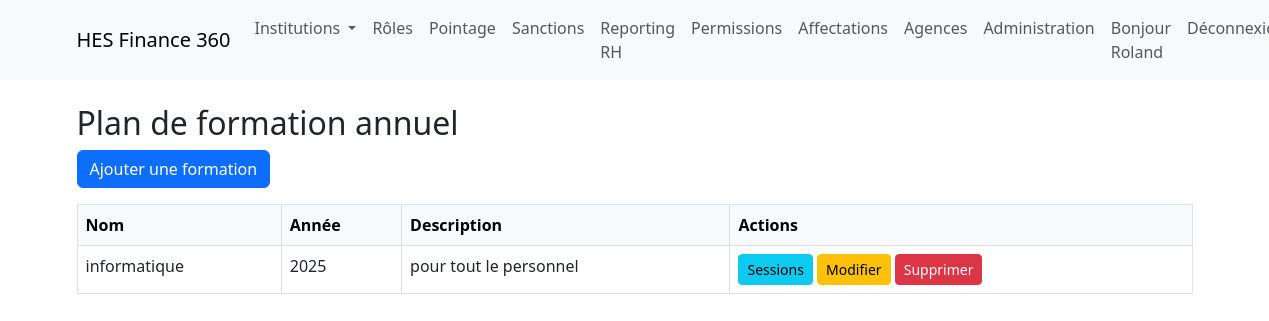
The page /rh/formations/ (signed in) on the database its author committed.
### rh/models.py (models this page shows, shortened)
class Formation(models.Model):
    nom = models.CharField(max_length=200)
    description = models.TextField(blank=True, null=True)
    annee = models.PositiveIntegerField()

### rh/views/formation.py (the view)
# urls.py: path('formations/', formation.formations_list, name='formations_list'),
@login_required
@permission_required('rh.view_formation', raise_exception=True)
def formations_list(request):
    formations = Formation.objects.all().order_by('-annee', 'nom')
    return render(request, 'rh/formation/formations_list.html', {'formations': formations})

### rh/templates/rh/formation/formations_list.html
{% extends 'base.html' %}
{% block content %}
<div class="container mt-4">
    <h2>Plan de formation annuel</h2>
    <a href="{% url 'formation_create' %}" class="btn btn-primary mb-3">Ajouter une formation</a>
    <table class="table table-bordered table-hover">
        <thead class="table-light">
            <tr>
                <th>Nom</th>
                <th>Année</th>
                <th>Description</th>
                <th>Actions</th>
            </tr>
        </thead>
        <tbody>
            {% for formation in formations %}
            <tr>
                <td>{{ formation.nom }}</td>
                <td>{{ formation.annee }}</td>
                <td>{{ formation.description }}</td>
                <td>
    <a href="{% url 'sessions_list' formation_id=formation.id %}" class="btn btn-sm btn-info">Sessions</a>
    <a href="{% url 'formation_update' pk=formation.id %}" class="btn btn-sm btn-warning">Modifier</a>
    <a href="{% url 'formation_delete' pk=formation.id %}" class="btn btn-sm btn-danger">Supprimer</a>
</td>
            </tr>
            {% empty %}
            <tr><td colspan="4">Aucune formation enregistrée.</td></tr>
            {% endfor %}
        </tbody>
    </table>
</div>
{% endblock %}

### templates/base.html (shortened to what this page needs)
<!DOCTYPE html>
<html lang="fr">
<head>
    <link href="https://cdn.jsdelivr.net/npm/bootstrap@5.3.0/dist/css/bootstrap.min.css" rel="stylesheet">
</head>
<body>
    <nav class="navbar navbar-expand-lg navbar-light bg-light mb-4">
      <div class="container">
        <a class="navbar-brand" href="{% url 'institution_list' %}">HES Finance 360</a>
        <div class="collapse navbar-collapse">
          {% if user.is_authenticated %}
          <ul class="navbar-nav me-auto">
            <li class="nav-item dropdown">
              <a class="nav-link dropdown-toggle" href="#" id="navbarDropdown" role="button" data-bs-toggle="dropdown" aria-expanded="false">
                Institutions
              </a>
            </li>
            <li class="nav-item"><a class="nav-link" href="{% url 'roles_list' %}">Rôles</a></li>
            <li class="nav-item"><a class="nav-link" href="{% url 'pointages_list' %}">Pointage</a></li>
            <li class="nav-item"><a class="nav-link" href="{% url 'sanctions_list' %}">Sanctions</a></li>
<li class="nav-item"><a class="nav-link" href="{% url 'reporting_rh' %}">Reporting RH</a></li>
            <li class="nav-item"><a class="nav-link" href="{% url 'permissions_list' %}">Permissions</a></li>
            <li class="nav-item"><a class="nav-link" href="{% url 'affectations_list' %}">Affectations</a></li>
            <li class="nav-item"><a class="nav-link" href="/agences/">Agences</a></li>
            <li class="nav-item"><a class="nav-link" href="/admin/">Administration</a></li>
          </ul>
          <ul class="navbar-nav ms-auto">
            <li class="nav-item"><span class="nav-link">Bonjour {{ user.username }}</span></li>
            <li class="nav-item"><a class="nav-link" href="/admin/logout/">Déconnexion</a></li>
          </ul>
          {% else %}
          <ul class="navbar-nav ms-auto">
            <li class="nav-item"><a class="nav-link" href="/admin/login/">Connexion</a></li>
          </ul>
          {% endif %}
        </div>
      </div>
    </nav>
    {% block content %}{% endblock %}
</body>
</html>

### rows shown on the page
Formation: nom "informatique", annee "2025", description "pour tout le personnel"

### other values the page prints
{{ user.username }} "Roland"
